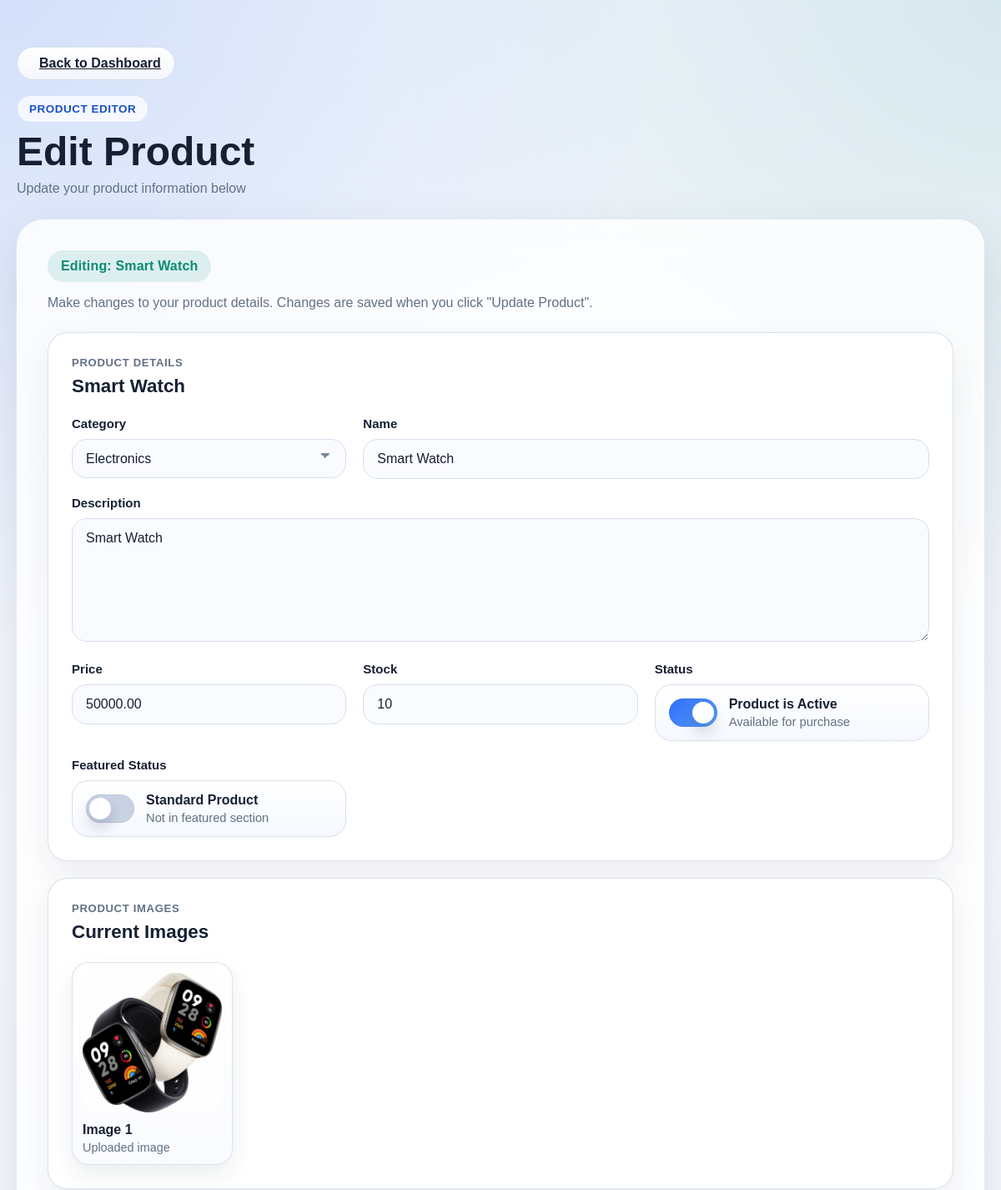
Before: /products/product/9/edit/ (signed in, upper part) with the older database file.
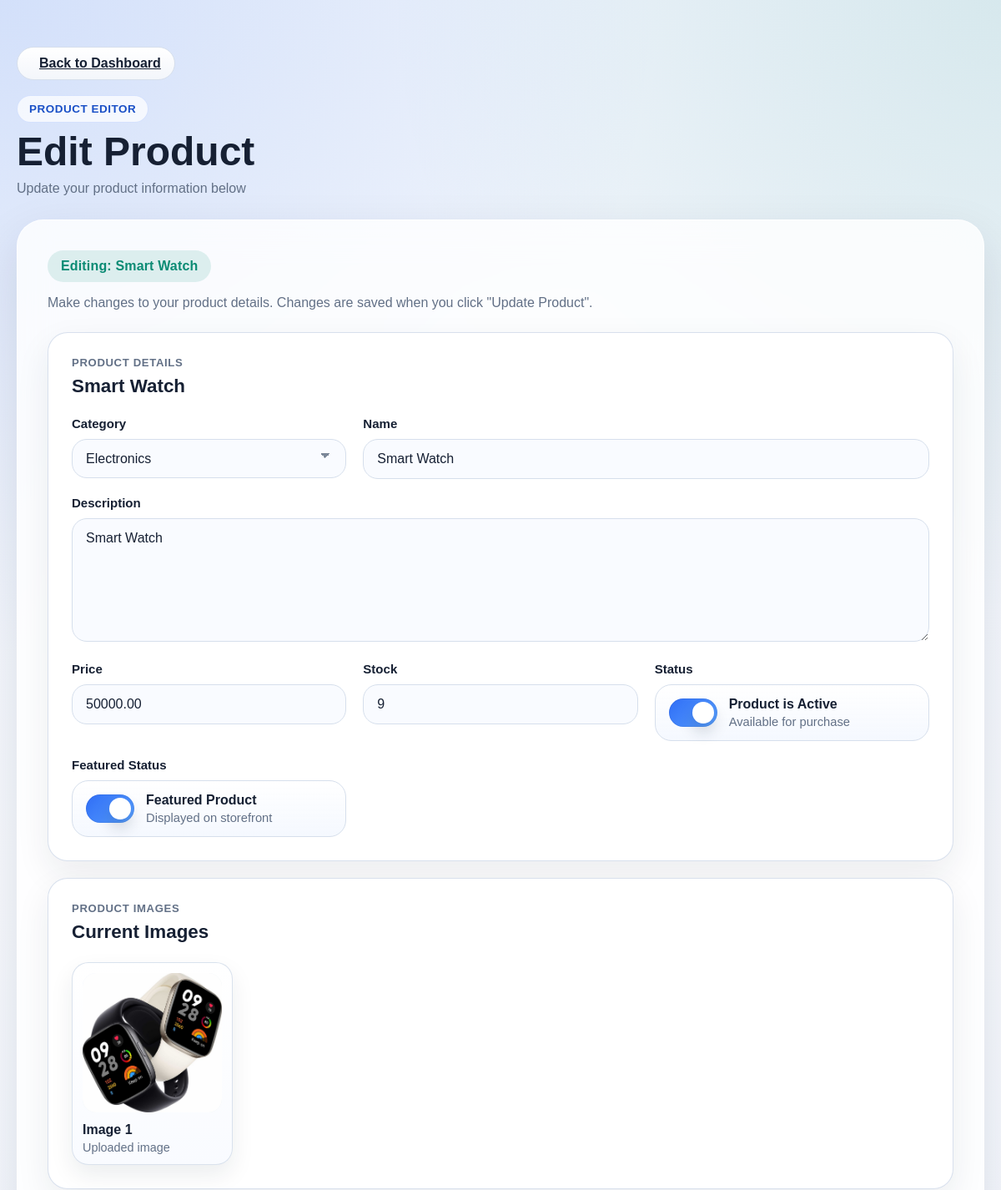
After: the same page with the newer database file.
### products/models.py (models this page shows, shortened)
class Product(models.Model):
    seller = models.ForeignKey('users.SellerProfile', on_delete=models.CASCADE)
    category = models.ForeignKey(Category, on_delete=models.SET_NULL, null=True, related_name='products')
    name = models.CharField(max_length=255)
    description = models.TextField()
    price = models.DecimalField(max_digits=10, decimal_places=2)
    stock = models.PositiveIntegerField()
    is_available = models.BooleanField(default=True)
    is_featured = models.BooleanField(default=False)
    created_at = models.DateTimeField(auto_now_add=True)

### products/views.py (the view)
# urls.py: path("product/<int:pk>/edit/", views.product_update, name="product_update"),
@login_required
def product_update(request, pk):
    product = get_object_or_404(Product, pk=pk)
    seller = get_object_or_404(SellerProfile, user=request.user)
    if product.seller != seller:
        raise PermissionDenied("You are not allowed to edit this product.")
    if request.method == "POST":
        form = ProductUpdateForm(request.POST, instance=product)
        if form.is_valid():
            form.save()
            messages.success(request, f'Product "{product.name}" updated successfully!')
        else:
            messages.error(request, 'Please correct the errors below.')
    else:
        form = ProductUpdateForm(instance=product)
    return render(
        request,
        "products/product_update.html",
        {
            "form": form,
            "product": product,
        },
    )

### products/models.py (called while the page is built)
    def __str__(self):
        return self.name

### products/templates/products/product_update.html (shortened to what the changed rows need)
{% extends 'products/base.html' %}
{% load static %}
{% block content %}
<main class="page">
  <section class="page__hero">
    <h1 class="page__title">Edit Product</h1>
  </section>
  <section class="workspace-card">
    <div class="workspace-card__top">
      <div class="workspace-card__intro">
        <span class="counter-badge">Editing: {{ product.name }}</span>
        <p class="workspace-card__hint">
          Make changes to your product details. Changes are saved when you click "Update Product".
        </p>
      </div>
    </div>
    <form class="product-form" method="POST" novalidate>
      <div class="product-list">
        <article class="product-card">
          <div class="product-card__header">
            <div class="product-card__heading">
              <p class="product-card__eyebrow">Product Details</p>
              <h2 class="product-card__title">{{ product.name }}</h2>
            </div>
          </div>
          <div class="product-card__grid">
            <div class="form-group form-group--category">
              <label class="form-group__label" for="{{ form.category.id_for_label }}">Category</label>
              {{ form.category }}
            </div>
            <div class="form-group form-group--name">
              <label class="form-group__label" for="{{ form.name.id_for_label }}">Name</label>
              {{ form.name }}
            </div>
            <div class="form-group form-group--description">
              <label class="form-group__label" for="{{ form.description.id_for_label }}">Description</label>
              {{ form.description }}
            </div>
            <div class="form-group form-group--price">
              <label class="form-group__label" for="{{ form.price.id_for_label }}">Price</label>
              {{ form.price }}
            </div>
            <div class="form-group form-group--stock">
              <label class="form-group__label" for="{{ form.stock.id_for_label }}">Stock</label>
              {{ form.stock }}
            </div>
            <div class="form-group form-group--featured">
              <label class="toggle-switch" data-toggle-control>
                <span class="toggle-switch__track" aria-hidden="true"></span>
                <span class="toggle-switch__copy">
                  <span class="toggle-switch__title">
                    {% if product.is_featured %}Featured Product{% else %}Standard Product{% endif %}
                  </span>
                  <span class="toggle-switch__meta" data-toggle-status>
                    {% if product.is_featured %}Displayed on storefront{% else %}Not in featured section{% endif %}
                  </span>
                </span>
              </label>
            </div>
          </div>
        </article>
        {% if product.images.exists %}
        <article class="product-card">
          <div class="product-card__header">
            <div class="product-card__heading">
              <h2 class="product-card__title">Current Images</h2>
            </div>
          </div>
        </article>
        {% endif %}
      </div>
    </form>
  </section>
</main>
{% endblock %}

Changed rows visible on the page:
changed Product "Smart Watch": stock "10" → "9"
Other visible differences:
text no longer shown: "Standard Product Not in featured section"
text now shown: "Featured Product Displayed on storefront"
